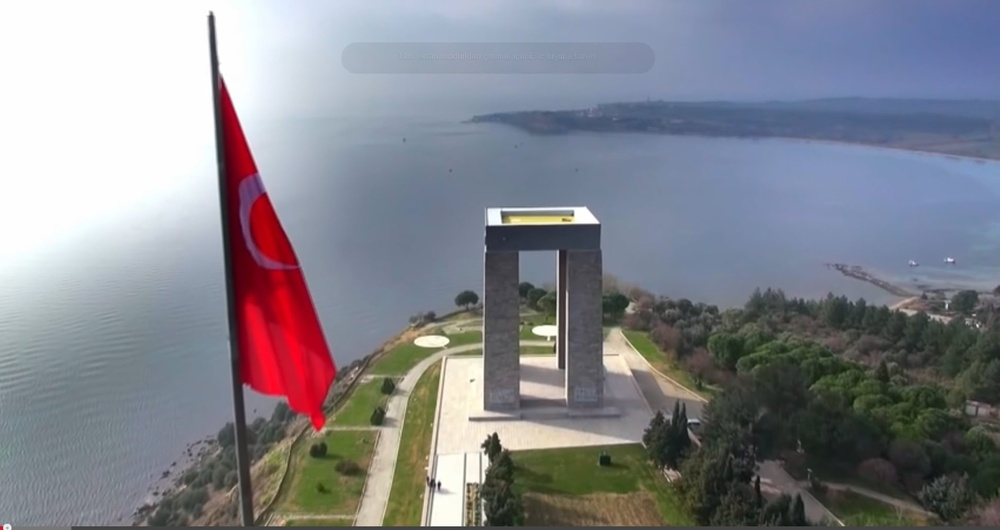
#> input picture 111.jpeg, 1000 x 530 px, shrunk from 1913 x 1013 before the run
$ python Lab1.py
#> lines starting #> are read from the running program, lines starting #| are printed output that depends on the picture
import os
import numpy as np
import matplotlib.pyplot as plt
print(os.getcwd())
print(os.listdir())
im_1=plt.imread('111.jpeg')
#> im_1 is the input picture: shape (530, 1000, 3); mean R, G, B 131.7, 133.3, 141.2
print(im_1.ndim) #boyut bilgisi
#| 3
print(type(im_1))
#| <class 'numpy.ndarray'>
print(im_1.shape) #yukseklik,genislik ve RGB
#| (530, 1000, 3)
print(im_1[100,100,:]) #enerji seviye
#| [254 254 254]
m,n,p=im_1.shape
#> m = 530; n = 1000; p = 3
#fotograf gosterimi
plt.imshow(im_1)
plt.show()
new_image=np.zeros((m,n),dtype=float)
for i in range(m):
    for j in range(n):
        s=(im_1[i,j,0]+im_1[i,j,1]+im_1[i,j,2])/3
        new_image[i,j]=s
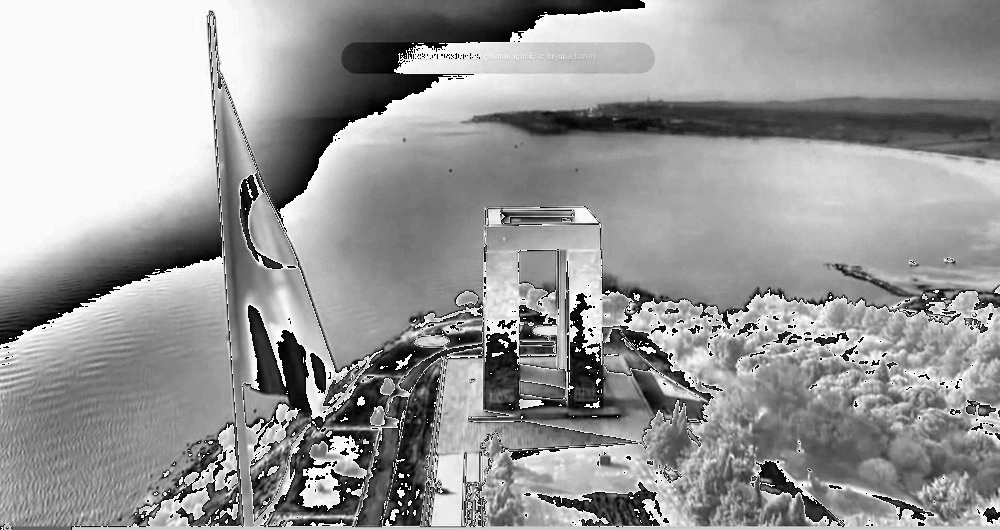
#> new_image: shape (530, 1000) float64; min 0, max 85, mean 51.1; drawn with min black and max white

#plt.imshow(new_image,cmap="gray")#siyah beyaz
#plt.show()
plt.imsave("test.png",new_image,cmap="gray")
new_image=np.zeros((n,m),dtype=float)
for i in range(m):
    for j in range(n):
        s=(im_1[i,j,0]+im_1[i,j,1]+im_1[i,j,2])/3
        new_image[j,i]=s
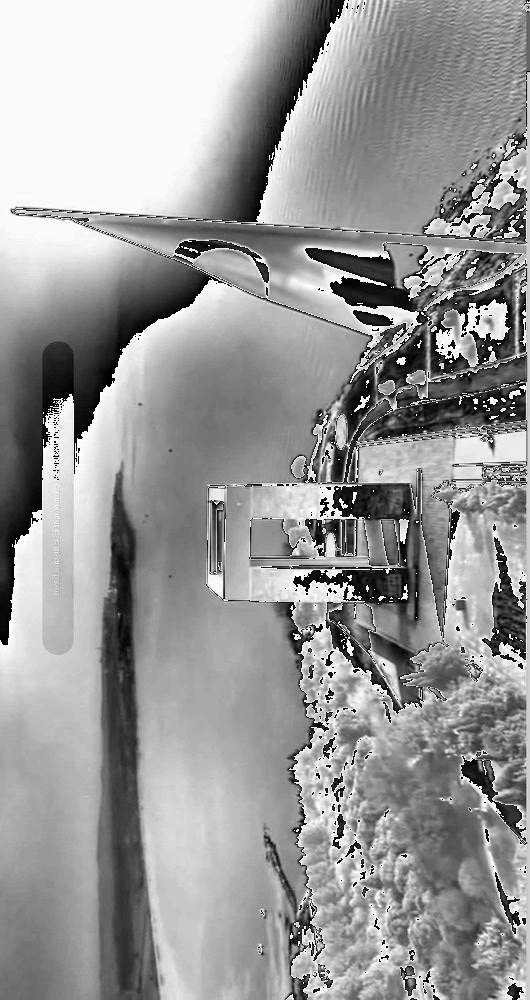
#> new_image: shape (1000, 530) float64; min 0, max 85, mean 51.1; drawn with min black and max white
plt.imshow(new_image,cmap="gray")
plt.show()

$ run again, with istanbul.jpg copied over 111.jpeg
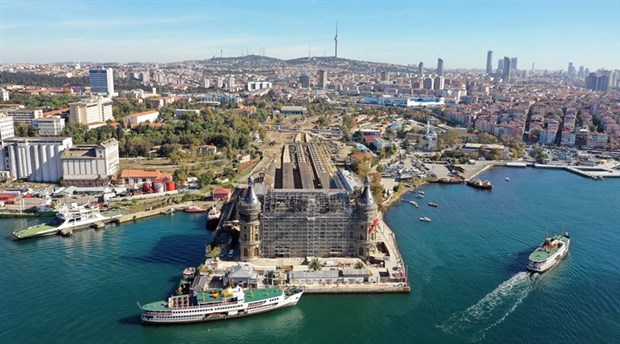
#> input picture istanbul.jpg, 620 x 344 px
#> im_1 is the input picture: shape (344, 620, 3); mean R, G, B 112.1, 131.2, 135.3
#| 3
#| <class 'numpy.ndarray'>
#| (344, 620, 3)
#| [219 216 199]
#> after the loop `for i in range(m):`:
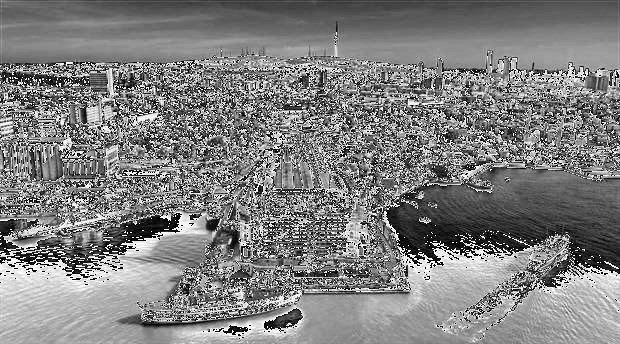
#> new_image: shape (344, 620) float64; min 0, max 85, mean 42.7; drawn with min black and max white
#> after the loop `for i in range(m):`:
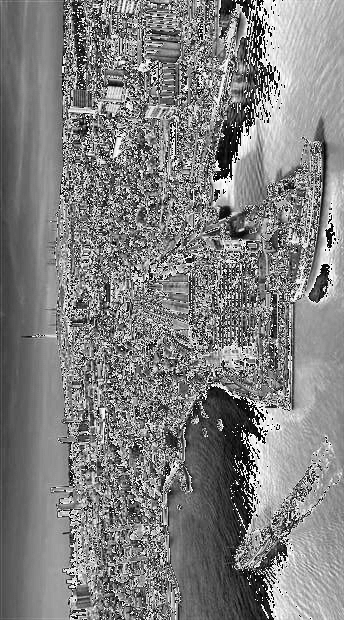
#> new_image: shape (620, 344) float64; min 0, max 85, mean 42.7; drawn with min black and max white

$ run again, with resim.jpg copied over 111.jpeg
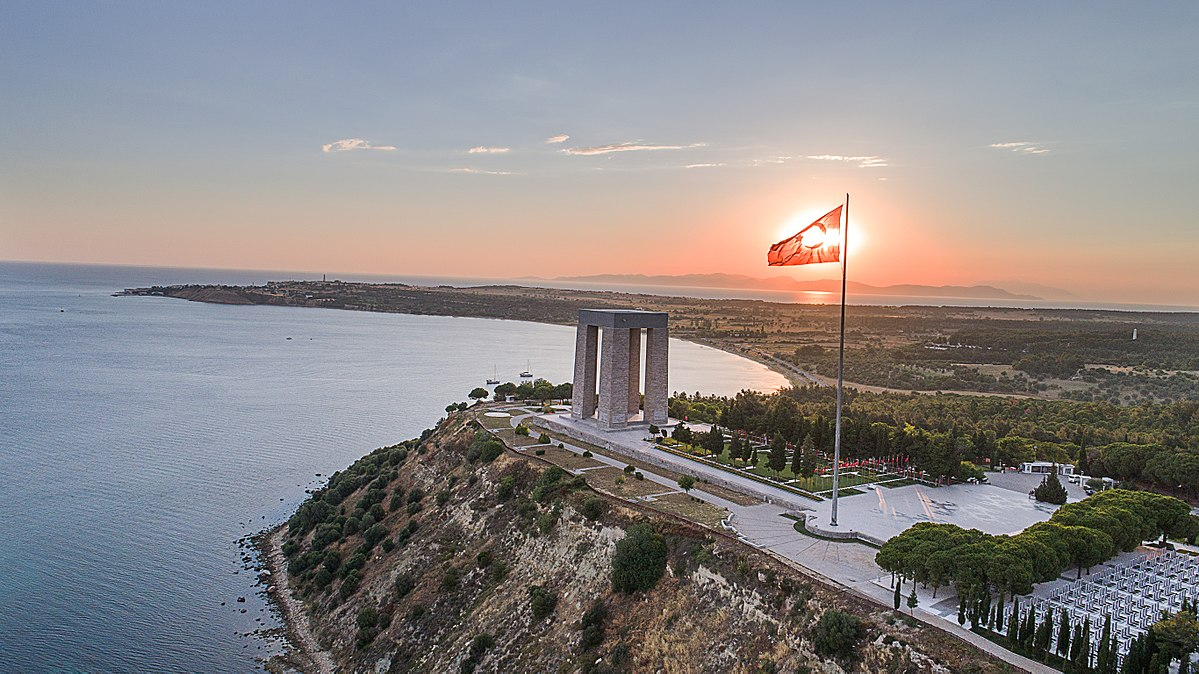
#> input picture resim.jpg, 1199 x 674 px
#> im_1 is the input picture: shape (674, 1199, 3); mean R, G, B 137.4, 133.8, 134.3
#| 3
#| <class 'numpy.ndarray'>
#| (674, 1199, 3)
#| [145 158 175]
#> after the loop `for i in range(m):`:
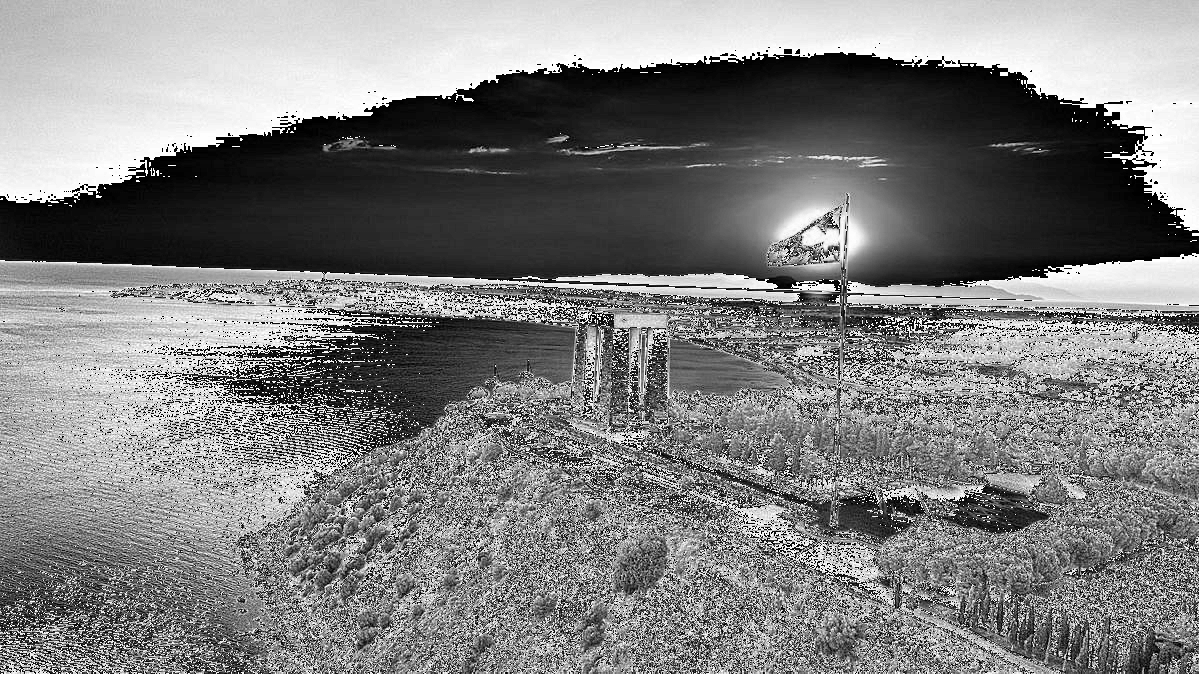
#> new_image: shape (674, 1199) float64; min 0, max 85, mean 42.3; drawn with min black and max white
#> after the loop `for i in range(m):`:
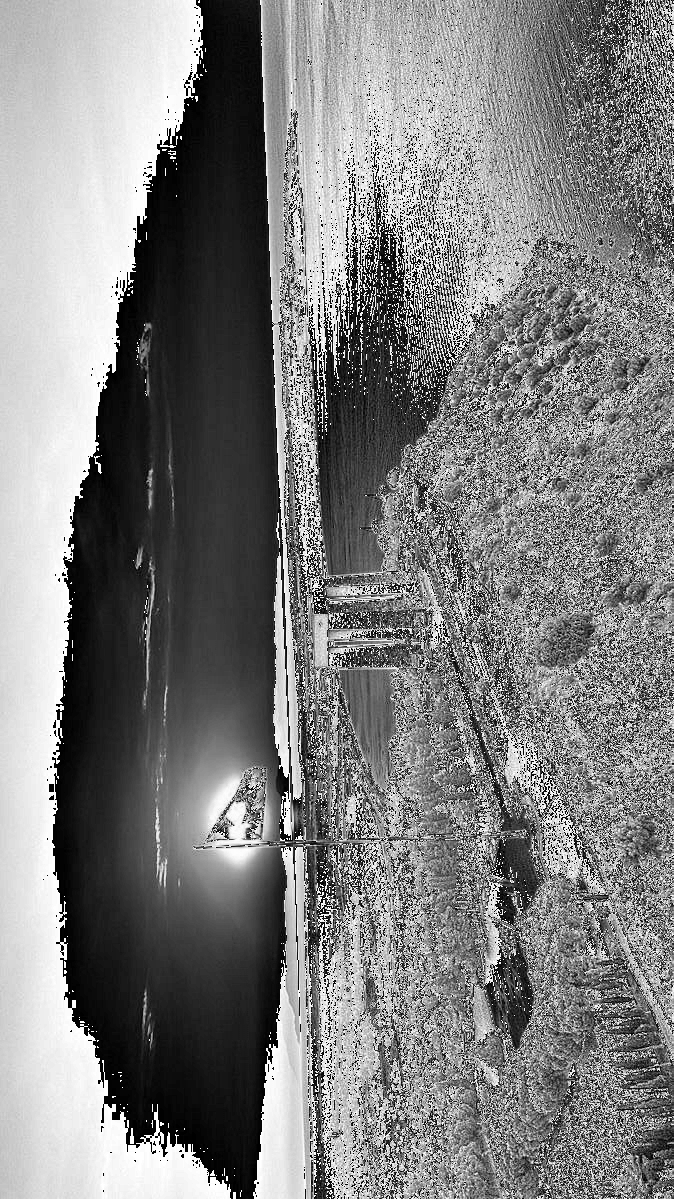
#> new_image: shape (1199, 674) float64; min 0, max 85, mean 42.3; drawn with min black and max white
